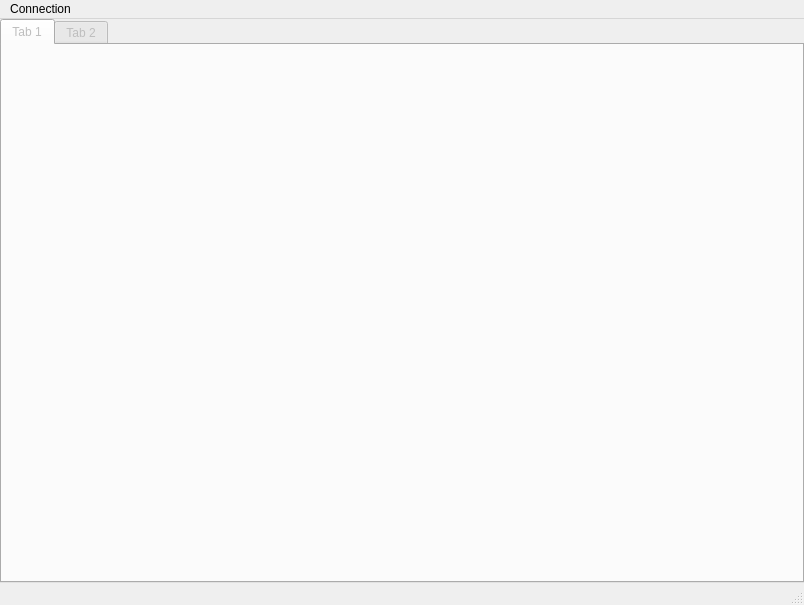
<?xml version="1.0" encoding="UTF-8"?>
<ui version="4.0">
 <class>MainWindow</class>
 <widget class="QMainWindow" name="MainWindow">
  <property name="geometry">
   <rect>
    <x>0</x>
    <y>0</y>
    <width>804</width>
    <height>605</height>
   </rect>
  </property>
  <property name="windowTitle">
   <string>qXClient</string>
  </property>
  <property name="toolTip">
   <string/>
  </property>
  <property name="toolButtonStyle">
   <enum>Qt::ToolButtonIconOnly</enum>
  </property>
  <property name="animated">
   <bool>true</bool>
  </property>
  <property name="documentMode">
   <bool>false</bool>
  </property>
  <property name="tabShape">
   <enum>QTabWidget::Rounded</enum>
  </property>
  <property name="dockOptions">
   <set>QMainWindow::AllowTabbedDocks|QMainWindow::AnimatedDocks</set>
  </property>
  <widget class="QWidget" name="centralwidget">
   <layout class="QGridLayout" name="gridLayout">
    <property name="leftMargin">
     <number>0</number>
    </property>
    <property name="topMargin">
     <number>0</number>
    </property>
    <property name="rightMargin">
     <number>0</number>
    </property>
    <property name="bottomMargin">
     <number>0</number>
    </property>
    <property name="spacing">
     <number>0</number>
    </property>
    <item row="0" column="0">
     <widget class="QTabWidget" name="tabWidget">
      <property name="enabled">
       <bool>false</bool>
      </property>
      <property name="currentIndex">
       <number>0</number>
      </property>
      <widget class="QWidget" name="tab">
       <attribute name="title">
        <string>Tab 1</string>
       </attribute>
      </widget>
      <widget class="QWidget" name="tab_2">
       <attribute name="title">
        <string>Tab 2</string>
       </attribute>
      </widget>
     </widget>
    </item>
   </layout>
  </widget>
  <widget class="QMenuBar" name="menubar">
   <property name="geometry">
    <rect>
     <x>0</x>
     <y>0</y>
     <width>804</width>
     <height>21</height>
    </rect>
   </property>
   <widget class="QMenu" name="menuConnection">
    <property name="title">
     <string>Connection</string>
    </property>
    <addaction name="actionConnect"/>
   </widget>
   <addaction name="menuConnection"/>
  </widget>
  <widget class="QStatusBar" name="statusbar"/>
  <action name="actionConnect">
   <property name="text">
    <string>Connect</string>
   </property>
  </action>
  <action name="actionEdit">
   <property name="text">
    <string>Edit</string>
   </property>
  </action>
  <action name="actionShow">
   <property name="text">
    <string>Show</string>
   </property>
  </action>
 </widget>
 <resources/>
 <connections/>
</ui>
